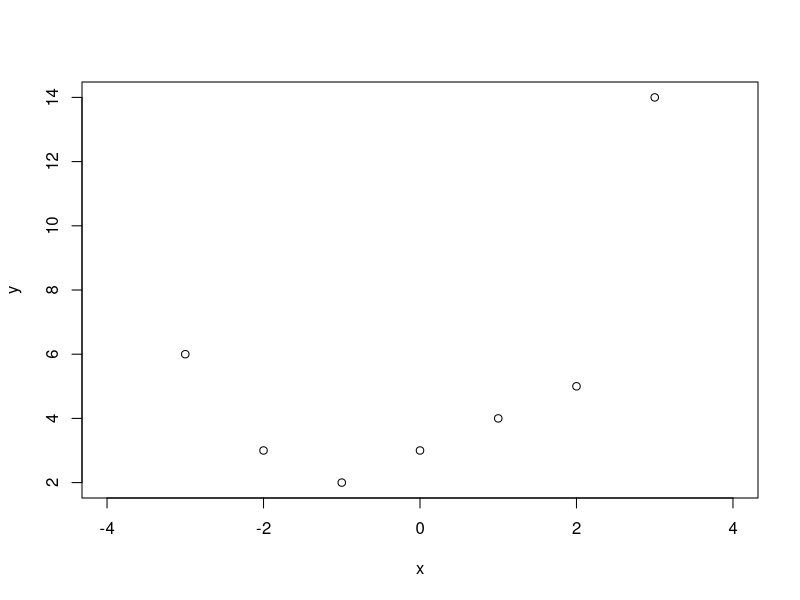

Write the R code that produced this figure.
# 3. Optional Plot
fx <- function(x, plot)
{
  i <- 1
  y <- rep(0, length(x))
  while(i <= length(x))
  {
    if(x[i] <= -4 | x[i] >= 4)
    {
      y[i] <- "NA"
      i = i + 1
    }else if(x[i] < 0)
    {
      y[i] <- x[i]^2 + 2*x[i] + 3
      i = i + 1
    }else if(x[i] < 2)
    {
      y[i] <- x[i] + 3
      i = i + 1
    }else if(x[i] >= 2)
    {
      y[i] <- x[i]^2 + 4*x[i] - 7
      i = i + 1
    }
  }
  if(plot == TRUE)
  {
    plot(x, y)  
  }
  return(y)
}
fx(-4:4, TRUE)